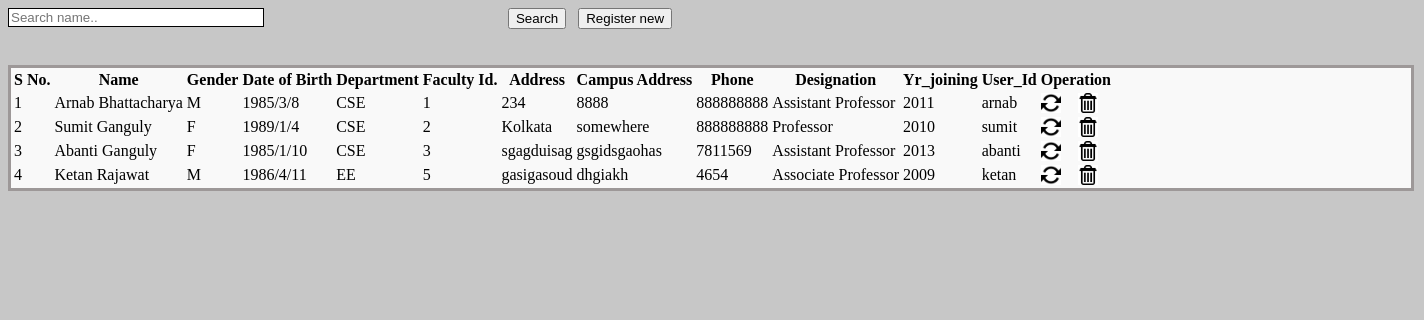
Screenshot of /View_Teachers.php with the database file from the repository.
### tables this page shows
CREATE TABLE `fac_table` (
  `name` varchar(20) NOT NULL,
  `gender` varchar(2) NOT NULL,
  `dob` varchar(10) NOT NULL,
  `department` varchar(20) NOT NULL,
  `fac_id` varchar(10) NOT NULL,
  `address` varchar(100) NOT NULL,
  `campus_address` varchar(20) NOT NULL,
  `ph_no` int(10) NOT NULL,
  `designation` varchar(20) NOT NULL,
  `yr_joining` int(10) NOT NULL,
  `user_id` varchar(10) NOT NULL
);

### View_Teachers.php (the view, shortened to what this page needs)
<!DOCTYPE html PUBLIC "-//W3C//DTD XHTML 1.0 Transitional//EN" "http://www.w3.org/TR/xhtml1/DTD/xhtml1-transitional.dtd">
<html xmlns="http://www.w3.org/1999/xhtml">
<head>
<link rel="stylesheet" type="text/css" href="css/style_view.css" />
</head>
<body>
<div class="btn_pos">
        <form method="post">
            <input type="text" name="searchtxt" class="input_box_pos form-control" placeholder="Search name.." />
            <div class="btn_pos_search">
            <input type="submit" class="btn btn-primary btn-large" name="btnsearch" value="Search"/>&nbsp;&nbsp;
            <a href="?tag=teachers_entry"><input type="button" class="btn btn-large btn-primary" value="Register new" name="butAdd"/></a>
            </div>
        </form>
    </div><br><br>
<div class="table_margin">
<table class="table table-bordered">
        <thead>
            <tr>
            <th style="text-align: center;">S No.</th>
            <th style="text-align: center;">Name</th>
            <th style="text-align: center;">Gender</th>
            <th style="text-align: center;">Date of Birth</th>
	    <th style="text-align: center;">Department</th>
	    <th style="text-align: center;">Faculty Id.</th>
            <th style="text-align: center;">Address</th>
            <th style="text-align: center;">Campus Address</th>
	    <th style="text-align: center;">Phone</th>
	    <th style="text-align: center;">Designation</th>
            <th style="text-align: center;">Yr_joining</th>
	    <th style="text-align: center;">User_Id</th>
            <th style="text-align: center;" colspan="2">Operation</th>
        </tr>
        <?php
	$key="";
	if($key !="")
		$sql_sel=mysqli_query($con,"SElECT * FROM fac_table WHERE name  like '%$key%' ");
	else
		 $sql_sel=mysqli_query($con,"SELECT * FROM fac_table");
    $i=0;
    while($row=mysqli_fetch_array($sql_sel)){
    $i++;
    ?>
      <tr>
            <td><?php echo $i;?></td>
            <td><?php echo $row['name'];?></td>
            <td><?php echo $row['gender'];?></td>
            <td><?php echo $row['dob'];?></td>
	    <td><?php echo $row['department'];?></td>
	    <td><?php echo $row['fac_id'];?></td>
	    <td><?php echo $row['address'];?></td>
            <td><?php echo $row['campus_address'];?></td>
	    <td><?php echo $row['ph_no'];?></td>
            <td><?php echo $row['designation'];?></td>
	    <td><?php echo $row['yr_joining'];?></td>
	    <td><?php echo $row['user_id'];?></td>
            <td><a href="?tag=teachers_entry&opr=upd&usr_id=<?php echo $row['user_id'];?>&rs_id=<?php echo $row['fac_id'];?>" title="Update"><img style="-webkit-box-shadow: 0px 0px 0px 0px rgba(50, 50, 50, 0.75);-moz-box-shadow:    0px 0px 0px 0px rgba(50, 50, 50, 0.75);box-shadow:         0px 0px 0px 0px rgba(50, 50, 50, 0.75);" src="picture/update.png" height="20" alt="Update" /></a></td>
            <td><a href="?tag=view_teachers&opr=del&usr_id=<?php echo $row['user_id'];?>&rs_id=<?php echo $row['fac_id'];?>" title="Delete"><img style="-webkit-box-shadow: 0px 0px 0px 0px rgba(50, 50, 50, 0.75);-moz-box-shadow:    0px 0px 0px 0px rgba(50, 50, 50, 0.75);box-shadow:         0px 0px 0px 0px rgba(50, 50, 50, 0.75);" src="picture/delete.jpg" height="20" alt="Delete" /></a></td>
        </tr>
    <?php
    }
    ?>
    </table>
</div>
</body>
</html>

### css/style_view.css (style rules this page uses)
body { background-color: #c7c7c7; }
.table_margin { background-color: #f9f9f9; }
.table_margin { width: 1400px; border: 3px solid #9d9898; }
.btn_pos { text-align: center; }
.input_box_pos { width: 250px; border: 1px solid black; float: left; }
.btn_pos { margin-right: 500px; }

### rows the page displays
fac_table: name "Arnab Bhattacharya", gender "M", dob "1985/3/8", department "CSE", fac_id "1", address "234", campus_address "8888", ph_no "888888888", designation "Assistant Professor", yr_joining "2011", user "arnab"
fac_table: name "Sumit Ganguly", gender "F", dob "1989/1/4", department "CSE", fac_id "2", address "Kolkata", campus_address "somewhere", ph_no "888888888", designation "Professor", yr_joining "2010", user "sumit"
fac_table: name "Abanti Ganguly", gender "F", dob "1985/1/10", department "CSE", fac_id "3", address "sgagduisag", campus_address "gsgidsgaohas", ph_no "7811569", designation "Assistant Professor", yr_joining "2013", user "abanti"
fac_table: name "Ketan Rajawat", gender "M", dob "1986/4/11", department "EE", fac_id "5", address "gasigasoud", campus_address "dhgiakh", ph_no "4654", designation "Associate Professor", yr_joining "2009", user "ketan"
